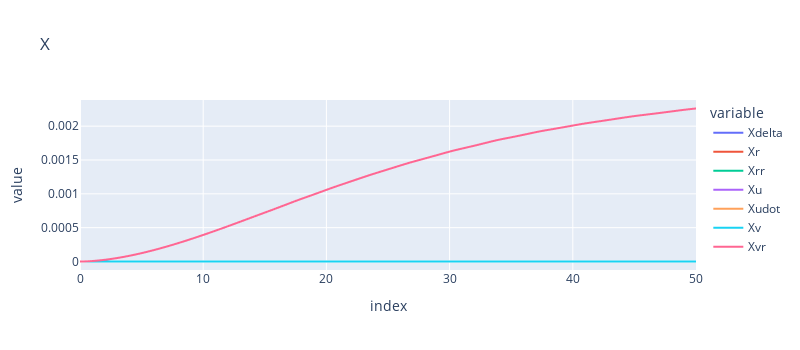
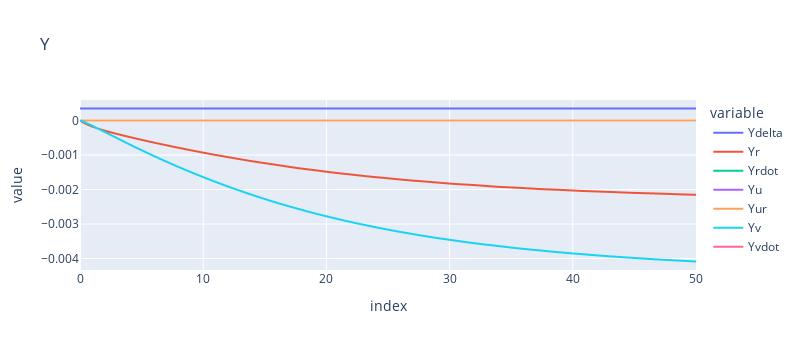
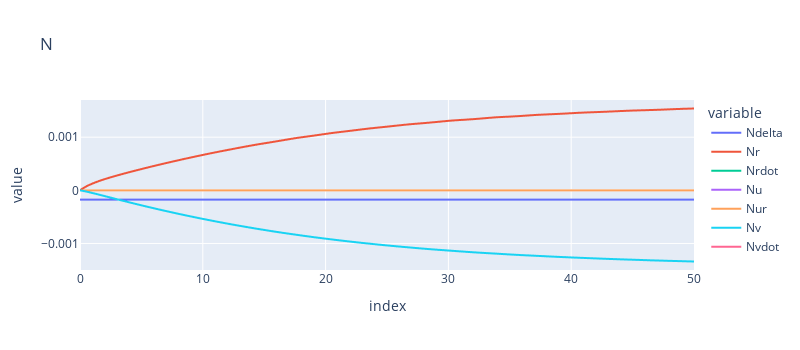

Write notebook code for charts like these, in order.
### Markdown cell above
Here is an interavtive graph showing how the various hydrodynamic derivatives contribute to the forces:

### Code cell
display(px.line(X_forces, y=X_forces.columns, width=800, height=350, title='X'))
display(px.line(Y_forces, y=Y_forces.columns, width=800, height=350, title='Y'))
display(px.line(N_forces, y=N_forces.columns, width=800, height=350, title='N'))

### Figure 1 — Plotly figure (JSON) as saved in the notebook; plotly's stock layout.template omitted (floating-point values rounded to 4 significant figures; data arrays with more than 128 entries replaced by an {"elided": "..."} marker saying what was removed)
{"data": [{"hovertemplate": "variable=Xdelta<br>index=%{x}<br>value=%{y}<extra></extra>", "legendgroup": "Xdelta", "line": {"color": "#636efa", "dash": "solid"}, "mode": "lines", "name": "Xdelta", "showlegend": true, "type": "scattergl", "x": {"elided": "1000 float values"}, "xaxis": "x", "y": {"elided": "1000 int values"}, "yaxis": "y"}, {"hovertemplate": "variable=Xr<br>index=%{x}<br>value=%{y}<extra></extra>", "legendgroup": "Xr", "line": {"color": "#EF553B", "dash": "solid"}, "mode": "lines", "name": "Xr", "showlegend": true, "type": "scattergl", "x": {"elided": "1000 float values"}, "xaxis": "x", "y": {"elided": "1000 int values"}, "yaxis": "y"}, {"hovertemplate": "variable=Xrr<br>index=%{x}<br>value=%{y}<extra></extra>", "legendgroup": "Xrr", "line": {"color": "#00cc96", "dash": "solid"}, "mode": "lines", "name": "Xrr", "showlegend": true, "type": "scattergl", "x": {"elided": "1000 float values"}, "xaxis": "x", "y": {"elided": "1000 int values"}, "yaxis": "y"}, {"hovertemplate": "variable=Xu<br>index=%{x}<br>value=%{y}<extra></extra>", "legendgroup": "Xu", "line": {"color": "#ab63fa", "dash": "solid"}, "mode": "lines", "name": "Xu", "showlegend": true, "type": "scattergl", "x": {"elided": "1000 float values"}, "xaxis": "x", "y": {"elided": "1000 int values"}, "yaxis": "y"}, {"hovertemplate": "variable=Xudot<br>index=%{x}<br>value=%{y}<extra></extra>", "legendgroup": "Xudot", "line": {"color": "#FFA15A", "dash": "solid"}, "mode": "lines", "name": "Xudot", "showlegend": true, "type": "scattergl", "x": {"elided": "1000 float values"}, "xaxis": "x", "y": {"elided": "1000 null values"}, "yaxis": "y"}, {"hovertemplate": "variable=Xv<br>index=%{x}<br>value=%{y}<extra></extra>", "legendgroup": "Xv", "line": {"color": "#19d3f3", "dash": "solid"}, "mode": "lines", "name": "Xv", "showlegend": true, "type": "scattergl", "x": {"elided": "1000 float values"}, "xaxis": "x", "y": {"elided": "1000 int values"}, "yaxis": "y"}, {"hovertemplate": "variable=Xvr<br>index=%{x}<br>value=%{y}<extra></extra>", "legendgroup": "Xvr", "line": {"color": "#FF6692", "dash": "solid"}, "mode": "lines", "name": "Xvr", "showlegend": true, "type": "scattergl", "x": {"elided": "1000 float values"}, "xaxis": "x", "y": {"elided": "1000 float values"}, "yaxis": "y"}], "layout": {"height": 350, "legend": {"title": {"text": "variable"}, "tracegroupgap": 0}, "title": {"text": "X"}, "width": 800, "xaxis": {"anchor": "y", "autorange": true, "domain": [0, 1], "range": [0, 50], "title": {"text": "index"}, "type": "linear"}, "yaxis": {"anchor": "x", "autorange": true, "domain": [0, 1], "range": [-0.0001256, 0.002387], "title": {"text": "value"}, "type": "linear"}}}

### Figure 2 — Plotly figure (JSON) as saved in the notebook; plotly's stock layout.template omitted (floating-point values rounded to 4 significant figures; data arrays with more than 128 entries replaced by an {"elided": "..."} marker saying what was removed)
{"data": [{"hovertemplate": "variable=Ydelta<br>index=%{x}<br>value=%{y}<extra></extra>", "legendgroup": "Ydelta", "line": {"color": "#636efa", "dash": "solid"}, "mode": "lines", "name": "Ydelta", "showlegend": true, "type": "scattergl", "x": {"elided": "1000 float values"}, "xaxis": "x", "y": {"elided": "1000 float values"}, "yaxis": "y"}, {"hovertemplate": "variable=Yr<br>index=%{x}<br>value=%{y}<extra></extra>", "legendgroup": "Yr", "line": {"color": "#EF553B", "dash": "solid"}, "mode": "lines", "name": "Yr", "showlegend": true, "type": "scattergl", "x": {"elided": "1000 float values"}, "xaxis": "x", "y": {"elided": "1000 float values"}, "yaxis": "y"}, {"hovertemplate": "variable=Yrdot<br>index=%{x}<br>value=%{y}<extra></extra>", "legendgroup": "Yrdot", "line": {"color": "#00cc96", "dash": "solid"}, "mode": "lines", "name": "Yrdot", "showlegend": true, "type": "scattergl", "x": {"elided": "1000 float values"}, "xaxis": "x", "y": {"elided": "1000 null values"}, "yaxis": "y"}, {"hovertemplate": "variable=Yu<br>index=%{x}<br>value=%{y}<extra></extra>", "legendgroup": "Yu", "line": {"color": "#ab63fa", "dash": "solid"}, "mode": "lines", "name": "Yu", "showlegend": true, "type": "scattergl", "x": {"elided": "1000 float values"}, "xaxis": "x", "y": {"elided": "1000 int values"}, "yaxis": "y"}, {"hovertemplate": "variable=Yur<br>index=%{x}<br>value=%{y}<extra></extra>", "legendgroup": "Yur", "line": {"color": "#FFA15A", "dash": "solid"}, "mode": "lines", "name": "Yur", "showlegend": true, "type": "scattergl", "x": {"elided": "1000 float values"}, "xaxis": "x", "y": {"elided": "1000 int values"}, "yaxis": "y"}, {"hovertemplate": "variable=Yv<br>index=%{x}<br>value=%{y}<extra></extra>", "legendgroup": "Yv", "line": {"color": "#19d3f3", "dash": "solid"}, "mode": "lines", "name": "Yv", "showlegend": true, "type": "scattergl", "x": {"elided": "1000 float values"}, "xaxis": "x", "y": {"elided": "1000 float values"}, "yaxis": "y"}, {"hovertemplate": "variable=Yvdot<br>index=%{x}<br>value=%{y}<extra></extra>", "legendgroup": "Yvdot", "line": {"color": "#FF6692", "dash": "solid"}, "mode": "lines", "name": "Yvdot", "showlegend": true, "type": "scattergl", "x": {"elided": "1000 float values"}, "xaxis": "x", "y": {"elided": "1000 null values"}, "yaxis": "y"}], "layout": {"height": 350, "legend": {"title": {"text": "variable"}, "tracegroupgap": 0}, "title": {"text": "Y"}, "width": 800, "xaxis": {"anchor": "y", "autorange": true, "domain": [0, 1], "range": [0, 50], "title": {"text": "index"}, "type": "linear"}, "yaxis": {"anchor": "x", "autorange": true, "domain": [0, 1], "range": [-0.004333, 0.0005955], "title": {"text": "value"}, "type": "linear"}}}

### Figure 3 — Plotly figure (JSON) as saved in the notebook; plotly's stock layout.template omitted (floating-point values rounded to 4 significant figures; data arrays with more than 128 entries replaced by an {"elided": "..."} marker saying what was removed)
{"data": [{"hovertemplate": "variable=Ndelta<br>index=%{x}<br>value=%{y}<extra></extra>", "legendgroup": "Ndelta", "line": {"color": "#636efa", "dash": "solid"}, "mode": "lines", "name": "Ndelta", "showlegend": true, "type": "scattergl", "x": {"elided": "1000 float values"}, "xaxis": "x", "y": {"elided": "1000 float values"}, "yaxis": "y"}, {"hovertemplate": "variable=Nr<br>index=%{x}<br>value=%{y}<extra></extra>", "legendgroup": "Nr", "line": {"color": "#EF553B", "dash": "solid"}, "mode": "lines", "name": "Nr", "showlegend": true, "type": "scattergl", "x": {"elided": "1000 float values"}, "xaxis": "x", "y": {"elided": "1000 float values"}, "yaxis": "y"}, {"hovertemplate": "variable=Nrdot<br>index=%{x}<br>value=%{y}<extra></extra>", "legendgroup": "Nrdot", "line": {"color": "#00cc96", "dash": "solid"}, "mode": "lines", "name": "Nrdot", "showlegend": true, "type": "scattergl", "x": {"elided": "1000 float values"}, "xaxis": "x", "y": {"elided": "1000 null values"}, "yaxis": "y"}, {"hovertemplate": "variable=Nu<br>index=%{x}<br>value=%{y}<extra></extra>", "legendgroup": "Nu", "line": {"color": "#ab63fa", "dash": "solid"}, "mode": "lines", "name": "Nu", "showlegend": true, "type": "scattergl", "x": {"elided": "1000 float values"}, "xaxis": "x", "y": {"elided": "1000 int values"}, "yaxis": "y"}, {"hovertemplate": "variable=Nur<br>index=%{x}<br>value=%{y}<extra></extra>", "legendgroup": "Nur", "line": {"color": "#FFA15A", "dash": "solid"}, "mode": "lines", "name": "Nur", "showlegend": true, "type": "scattergl", "x": {"elided": "1000 float values"}, "xaxis": "x", "y": {"elided": "1000 int values"}, "yaxis": "y"}, {"hovertemplate": "variable=Nv<br>index=%{x}<br>value=%{y}<extra></extra>", "legendgroup": "Nv", "line": {"color": "#19d3f3", "dash": "solid"}, "mode": "lines", "name": "Nv", "showlegend": true, "type": "scattergl", "x": {"elided": "1000 float values"}, "xaxis": "x", "y": {"elided": "1000 float values"}, "yaxis": "y"}, {"hovertemplate": "variable=Nvdot<br>index=%{x}<br>value=%{y}<extra></extra>", "legendgroup": "Nvdot", "line": {"color": "#FF6692", "dash": "solid"}, "mode": "lines", "name": "Nvdot", "showlegend": true, "type": "scattergl", "x": {"elided": "1000 float values"}, "xaxis": "x", "y": {"elided": "1000 null values"}, "yaxis": "y"}], "layout": {"height": 350, "legend": {"title": {"text": "variable"}, "tracegroupgap": 0}, "title": {"text": "N"}, "width": 800, "xaxis": {"anchor": "y", "autorange": true, "domain": [0, 1], "range": [0, 50], "title": {"text": "index"}, "type": "linear"}, "yaxis": {"anchor": "x", "autorange": true, "domain": [0, 1], "range": [-0.001499, 0.0017], "title": {"text": "value"}, "type": "linear"}}}
